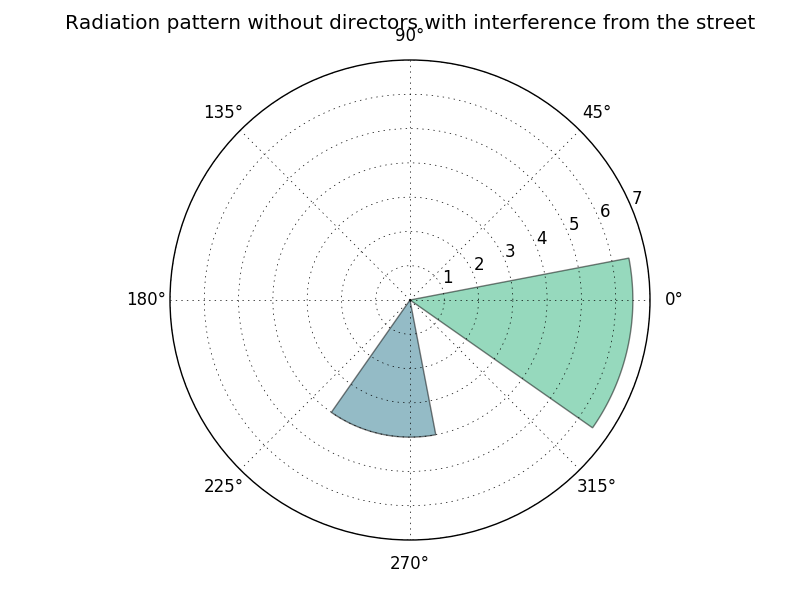

Here is the Python script that generated this plot:
# Yagi antenna radiation pattern without Directors with interference from the street
import matplotlib.pyplot as plt
import numpy as np


theta = np.array([325, 235])
theta = np.radians(theta)
radii = np.array([6.5, 4])

ax = plt.subplot(111, projection='polar')
bars = ax.bar(theta, radii, bottom=0.0)

# Use custom colors and opacity
for r, bar in zip(radii, bars):
    bar.set_facecolor(plt.cm.viridis(r / 10.))
    bar.set_alpha(0.5)

plt.title("Radiation pattern without directors with interference from the street")
plt.savefig("without_dir_street.png")
plt.show()
